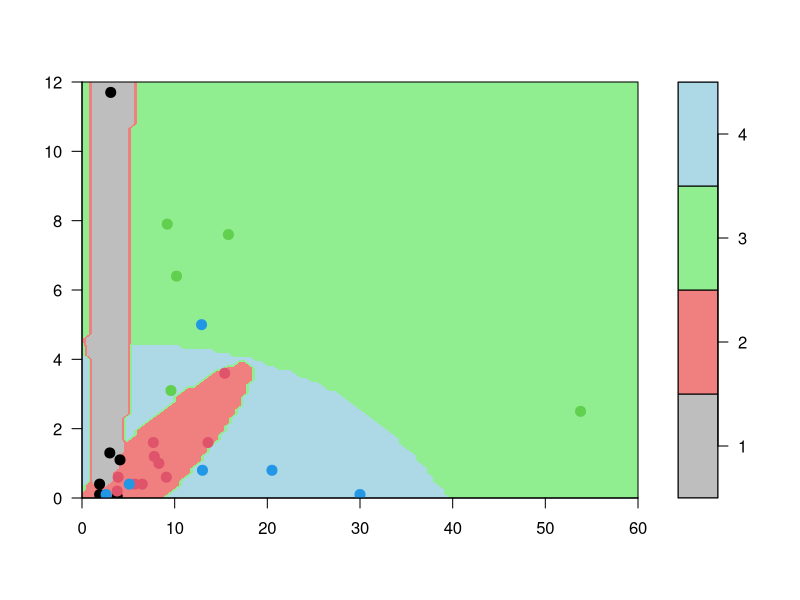

R code for this plot:
library(MASS)
data_set <- Cushings

qda_model <- qda(Type ~ Tetrahydrocortisone + Pregnanetriol, data = data_set)

prediction <- predict(qda_model)

error <- sum(prediction$class != data_set$Type) / nrow(data_set)

res <- 100

t_h_range <- seq(0, 60, length = res)
p_range <- seq(0, 12, length = res)

grid_data <- expand.grid(Tetrahydrocortisone = t_h_range, Pregnanetriol = p_range)
classification <- predict(qda_model, grid_data)

filled.contour(t_h_range, p_range, matrix(as.numeric(classification$class), nrow = res), 
               levels = 0.5:4.5, 
               col = c("gray", "lightcoral", "lightgreen", "lightblue"),
               plot.axes = {axis(1); axis(2); 
                 points(data_set$Tetrahydrocortisone, data_set$Pregnanetriol, col = data_set$Type, pch = 20, cex = 2)})
